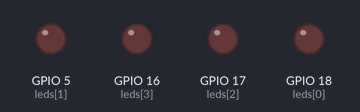
A program run on a simulated ESP32. Parts: output pins drawn as LEDs (lit = HIGH). What the program prints to the serial monitor is not drawn.

Above: at 0.5 s.
At 1.5 s:
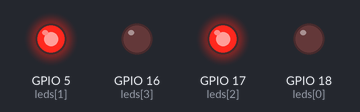
At 2.5 s:
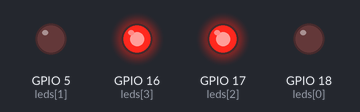
At 3.5 s:
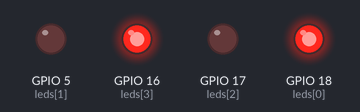
At 4.5 s:
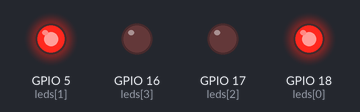
Timing chart, 0 to 5.2 s (numbered marks = the images above):
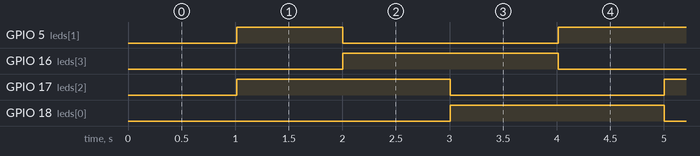

Measured:
- by itself, GPIO 5 (leds[1]): repeats every 4.0 s: LOW 2.0 s, HIGH 2.0 s
- by itself, GPIO 16 (leds[3]), GPIO 17 (leds[2]), GPIO 18 (leds[0]): alternates HIGH for 2.0 s and LOW for 2.0 s
- by itself, everything shown: repeats every 4.0 s, in 4 steps

The program:

main.cpp
```cpp
#include <Arduino.h>


#define led1 18
#define led2 5
#define led3 17
#define led4 16
int leds[] =  {18, 5, 17, 16};    //array con la direccion de puerto de cada LED
bool secuencia[] = {1, 1, 0, 0};  //secuencia a desplazar
bool sec_temporal[4];             //array auxiliar para guardar el desplazamiento
bool avanzar = 0;

hw_timer_t *My_timer = NULL;

void mover_secuencia(){

    sec_temporal[0] = secuencia[3];           //asigno el ultimo valor de secuencia al primero de temporal

      for (byte i = 0; i < 4; i++){           //asigno el valor actual de secuencia al siguiente valor de temporal
        sec_temporal[i+1] = secuencia[i];
      }

      for (byte i = 0; i < 4; i++)            //escribo las salidas del controlador segun los valor de temporal
        digitalWrite(leds[i], sec_temporal[i]);

      for (byte i = 0; i < 4; i++)            //asigno a secuencia los valores de temporal
        secuencia[i] = sec_temporal[i];

}

void IRAM_ATTR onTimer(){
avanzar = true;
}


void setup() {
Serial.begin(115200);
for (byte i = 0; i < 4; i++)
  pinMode(leds[i], OUTPUT);
My_timer = timerBegin(0, 80, true);
timerAttachInterrupt(My_timer, &onTimer, true);
timerAlarmWrite(My_timer, 1000000, true);
timerAlarmEnable(My_timer);
}

void loop() {
if (avanzar == 1){
mover_secuencia();
avanzar = 0;
}

Serial.println("Uso de timer 0 de ESP 32 con preescalador dividiendo ");
Serial.println("la frecuencia del clock por 80, dando como resultado ");
Serial.println("que la secuencia de LEDs avance cada un segundo ");

}
```
